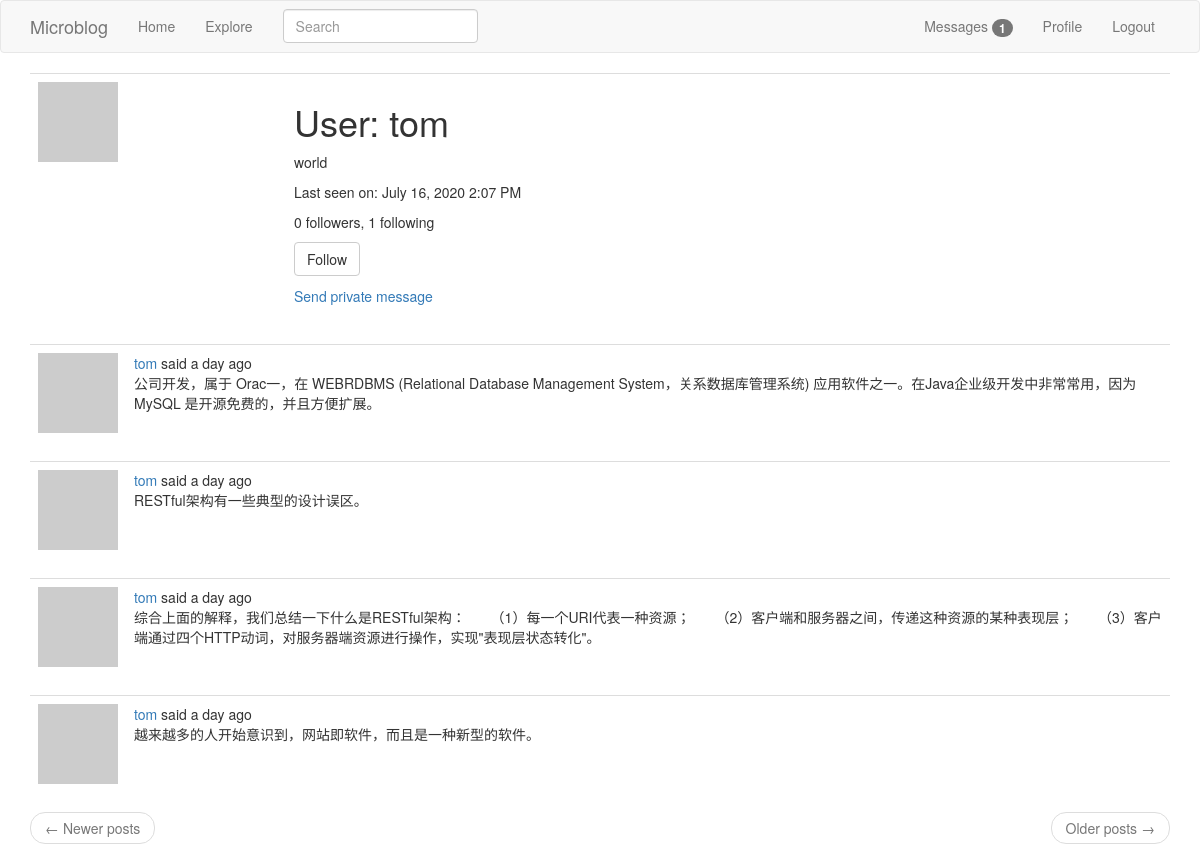
/user/tom (signed in), run on an earlier commit of the app's database.
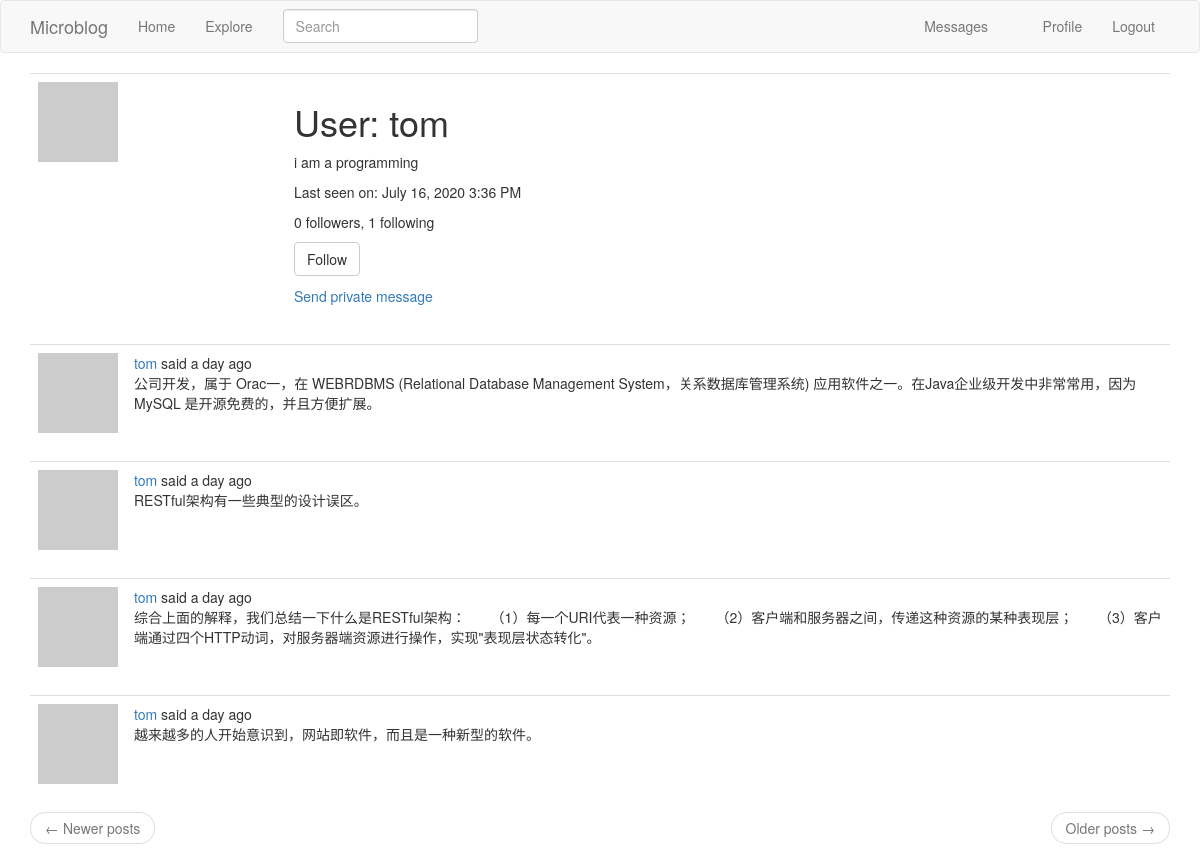
And on a later commit of the database.
### app/models.py (models this page shows, shortened)
class PaginatedAPIMixin(object):
    @staticmethod
    def to_collection_dict(query, page, per_page, endpoint, **kwargs):
        resources = query.paginate(page, per_page, False)
        data = {
            'items': [item.to_dict() for item in resources.items],
            '_meta': {
                'page': page,
                'per_page': per_page,
                'total_pages': resources.pages,
                'total_items': resources.total
            },
            '_links': {
                'self': url_for(endpoint, page=page, per_page=per_page,
                                **kwargs),
                'next': url_for(endpoint, page=page + 1, per_page=per_page,
                                **kwargs) if resources.has_next else None,
                'prev': url_for(endpoint, page=page - 1, per_page=per_page,
                                **kwargs) if resources.has_prev else None
            }
        }
        return data

class User(PaginatedAPIMixin, UserMixin, db.Model):
    id = db.Column(db.Integer, primary_key=True)
    username = db.Column(db.String(64), index=True, unique=True)
    email = db.Column(db.String(120), index=True, unique=True)
    password_hash = db.Column(db.String(128))
    posts = db.relationship('Post', backref='author', lazy='dynamic')
    about_me = db.Column(db.String(140))
    last_seen = db.Column(db.DateTime, default=datetime.utcnow)
    followed = db.relationship(
        'User', secondary=followers,
        primaryjoin=(followers.c.follower_id == id),
        secondaryjoin=(followers.c.followed_id == id),
        backref=db.backref('followers', lazy='dynamic'), lazy='dynamic')
    messages_sent = db.relationship('Message',
                                    foreign_keys='Message.sender_id',
                                    backref='author', lazy='dynamic')
    messages_received = db.relationship('Message',
                                        foreign_keys='Message.recipient_id',
                                        backref='recipient', lazy='dynamic')
    last_message_read_time = db.Column(db.DateTime)
    notifications = db.relationship('Notification', backref='user',
                                    lazy='dynamic')
    tasks = db.relationship('Task', backref='user', lazy='dynamic')
    token = db.Column(db.String(32), index=True, unique=True)
    token_expiration = db.Column(db.DateTime)
    def avatar(self, size):
        digest = md5(self.email.lower().encode('utf-8')).hexdigest()
        return 'https://www.gravatar.com/avatar/{}?d=identicon&s={}'.format(
            digest, size)
    def is_following(self, user):
        return self.followed.filter(
            followers.c.followed_id == user.id).count() > 0
    def new_messages(self):
        last_read_time = self.last_message_read_time or datetime(1900, 1, 1)
        return Message.query.filter_by(recipient=self).filter(
            Message.timestamp > last_read_time).count()
    def get_tasks_in_progress(self):
        return Task.query.filter_by(user=self, complete=False).all()

class SearchableMixin(object):
    @classmethod
    def before_commit(cls, session):
        session._changes = {
            'add': list(session.new),
            'update': list(session.dirty),
            'delete': list(session.deleted)
        }
    @classmethod
    def after_commit(cls, session):
        for obj in session._changes['add']:
            if isinstance(obj, SearchableMixin):
                add_to_index(obj.__tablename__, obj)
        for obj in session._changes['update']:
            if isinstance(obj, SearchableMixin):
                add_to_index(obj.__tablename__, obj)
        for obj in session._changes['delete']:
            if isinstance(obj, SearchableMixin):
                remove_from_index(obj.__tablename__, obj)
        session._changes = None

class Post(SearchableMixin, db.Model):
    __searchable__ = ['body']
    id = db.Column(db.Integer, primary_key=True)
    body = db.Column(db.String(140))
    timestamp = db.Column(db.DateTime, index=True, default=datetime.utcnow)
    user_id = db.Column(db.Integer, db.ForeignKey('user.id'))
    language = db.Column(db.String(5))

### app/main/routes.py (the view)
@bp.route('/user/<username>')
@login_required
def user(username):
    user = User.query.filter_by(username=username).first_or_404()
    page = request.args.get('page', 1, type=int)
    posts = user.posts.order_by(Post.timestamp.desc()).paginate(
        page, current_app.config['POSTS_PER_PAGE'], False)
    next_url = url_for('main.user', username=user.username,
                       page=posts.next_num) if posts.has_next else None
    prev_url = url_for('main.user', username=user.username,
                       page=posts.prev_num) if posts.has_prev else None
    form = EmptyForm()
    return render_template('user.html', user=user, posts=posts.items,
                           next_url=next_url, prev_url=prev_url, form=form)

### app/main/forms.py
class SearchForm(FlaskForm):
    q = StringField(_l('Search'), validators=[DataRequired()])
    def __init__(self, *args, **kwargs):
        if 'formdata' not in kwargs:
            kwargs['formdata'] = request.args
        if 'csrf_enabled' not in kwargs:
            kwargs['csrf_enabled'] = False
        super(SearchForm, self).__init__(*args, **kwargs)

class EmptyForm(FlaskForm):
    submit = SubmitField('Submit')

### app/main/routes.py (called while the page is built)
@bp.before_app_request
def before_request():
    if current_user.is_authenticated:
        current_user.last_seen = datetime.utcnow()
        db.session.commit()
        g.search_form = SearchForm()
    g.locale = str(get_locale())

### app/models.py (called while the page is built)
@login.user_loader
def load_user(id):
    return User.query.get(int(id))

### app/templates/user.html (shortened to what this page needs)
{% extends "base.html" %}
{% block app_content %}
    <table class="table table-hover">
        <tr>
            <td width="256px"><img src="{{ user.avatar(256) }}"></td>
            <td>
                <h1>{{ _('User') }}: {{ user.username }}</h1>
                {% if user.about_me %}<p>{{ user.about_me }}</p>{% endif %}
                {% if user.last_seen %}
                    <p>{{ _('Last seen on') }}: {{ moment(user.last_seen).format('LLL') }}</p>
                {% endif %}
                <p>{{ _('%(count)d followers', count=user.followers.count()) }}, {{ _('%(count)d following', count=user.followed.count()) }}</p>
                {% if user == current_user %}
                    <p><a href="{{ url_for('main.edit_profile') }}">{{ _('Edit your profile') }}</a></p>
                    {% if not current_user.get_task_in_progress('export_posts') %}
                        <p><a href="{{ url_for('main.export_posts') }}">{{ _('Export your posts') }}</a></p>
                    {% endif %}
                {% elif not current_user.is_following(user) %}
                    <p>
                    <form action="{{ url_for('main.follow', username=user.username) }}" method="post">
                        {{ form.submit(value=_('Follow'), class_='btn btn-default') }}
                    </form>
                    </p>
                {% endif %}
                {% if user != current_user %}
                    <p>
                        <a href="{{ url_for('main.send_message', recipient=user.username) }}">{{ _('Send private message') }}</a>
                    </p>
                {% endif %}
            </td>
        </tr>
    </table>
    {% for post in posts %}
        {% include '_post.html' %}
    {% endfor %}
    <nav aria-label="...">
        <ul class="pager">
            <li class="previous{% if not prev_url %} disabled{% endif %}">
                <a href="{{ prev_url or '#' }}">
                    <span aria-hidden="true">&larr;</span> {{ _('Newer posts') }}
                </a>
            </li>
            <li class="next{% if not next_url %} disabled{% endif %}">
                <a href="{{ next_url or '#' }}">
                    {{ _('Older posts') }} <span aria-hidden="true">&rarr;</span>
                </a>
            </li>
        </ul>
    </nav>
{% endblock %}

### app/templates/base.html (shortened to what this page needs)
{% extends 'bootstrap/base.html' %}
{% block navbar %}
    <nav class="navbar navbar-default">
        <div class="container">
            <div class="navbar-header">
                <a class="navbar-brand" href="{{ url_for('main.index') }}">Microblog</a>
            </div>
            <div class="collapse navbar-collapse" id="bs-example-navbar-collapse-1">
                <ul class="nav navbar-nav">
                    <li><a href="{{ url_for('main.index') }}">{{ _('Home') }}</a></li>
                    <li><a href="{{ url_for('main.explore') }}">{{ _('Explore') }}</a></li>
                </ul>
                {% if g.search_form %}
                    <form class="navbar-form navbar-left" method="get" action="{{ url_for('main.search') }}">
                        <div class="form-group">
                            {{ g.search_form.q(size=20, class='form-control', placeholder=g.search_form.q.label.text) }}
                        </div>
                    </form>
                {% endif %}
                <ul class="nav navbar-nav navbar-right">
                    {% if current_user.is_anonymous %}
                        <li><a href="{{ url_for('auth.login') }}">{{ _('Login') }}</a></li>
                    {% else %}
                        <li>
                            <a href="{{ url_for('main.messages') }}">{{ _('Messages') }}
                                {% set new_messages = current_user.new_messages() %}
                                <span id="message_count" class="badge"
                                      style="visibility: {% if new_messages %}visible
                                      {% else %}hidden{% endif %};">
                                {{ new_messages }}
                            </span>
                            </a>
                        </li>
                        <li><a href="{{ url_for('main.user', username=current_user.username) }}">{{ _('Profile') }}</a>
                        </li>
                        <li><a href="{{ url_for('auth.logout') }}">{{ _('Logout') }}</a></li>
                    {% endif %}
                </ul>
            </div>
        </div>
    </nav>
{% endblock %}
{% block content %}
    <div class="container">
        {% block app_content %}{% endblock %}
    </div>
{% endblock %}

### app/templates/_post.html (shortened to what this page needs)
    <table class="table table-hover">
        <tr>
            <td width="70px">
                <a href="{{ url_for('main.user', username=post.author.username) }}">
                    <img src="{{ post.author.avatar(70) }}" />
                </a>
            </td>
            <td>
                {{ _('%(username)s said %(when)s',
                    username=user_link, when=moment(post.timestamp).fromNow()) }}
                <br>
                <span id="post{{ post.id }}">{{ post.body }}</span>
            </td>
        </tr>
    </table>

What changed in the data, as far as the page shows it:
changed User "tom": about_me "world" → "i am a programming"; last_seen "July 16, 2020 2:07 PM" → "July 16, 2020 3:36 PM"
Also different on the page:
{{ new_messages }}: "1" → (not shown)
